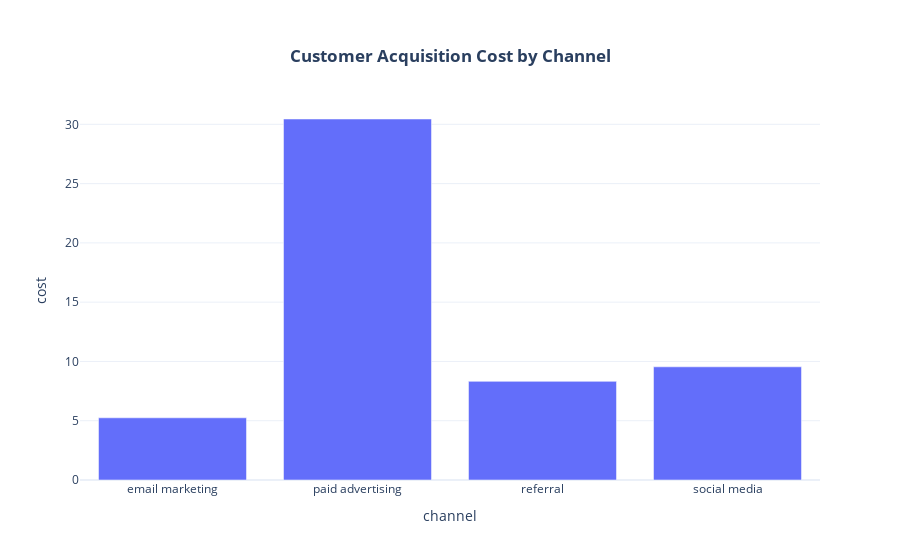

Notebook code for this chart:
### Markdown cell above
Now let’s compare the cost of acquisition across different channels and identify the most and least profitable channels:

### Code cell
cost_by_channel = data.groupby('channel')['cost'].mean().reset_index()

fig = px.bar(cost_by_channel, 
             x='channel', 
             y='cost', 
             title='Customer Acquisition Cost by Channel')


fig.update_layout(
    title={
        'text': '<b>Customer Acquisition Cost by Channel</b>',
        'x': 0.5,  # Centered
        'xanchor': 'center',  # Anchor to center
        'yanchor': 'top'  # Anchor to top
    }
)


fig.show()

### Figure 1 — Plotly figure (JSON) as saved in the notebook; plotly's stock layout.template omitted (floating-point values rounded to 4 significant figures)
{"data": [{"alignmentgroup": "True", "hovertemplate": "channel=%{x}<br>cost=%{y}<extra></extra>", "legendgroup": "", "marker": {"color": "#636efa", "pattern": {"shape": ""}}, "name": "", "offsetgroup": "", "orientation": "v", "showlegend": false, "textposition": "auto", "type": "bar", "x": ["email marketing", "paid advertising", "referral", "social media"], "xaxis": "x", "y": [5.246, 30.45, 8.32, 9.546], "yaxis": "y"}], "layout": {"barmode": "relative", "legend": {"tracegroupgap": 0}, "title": {"text": "<b>Customer Acquisition Cost by Channel</b>", "x": 0.5, "xanchor": "center", "yanchor": "top"}, "xaxis": {"anchor": "y", "domain": [0, 1], "title": {"text": "channel"}}, "yaxis": {"anchor": "x", "domain": [0, 1], "title": {"text": "cost"}}}}
